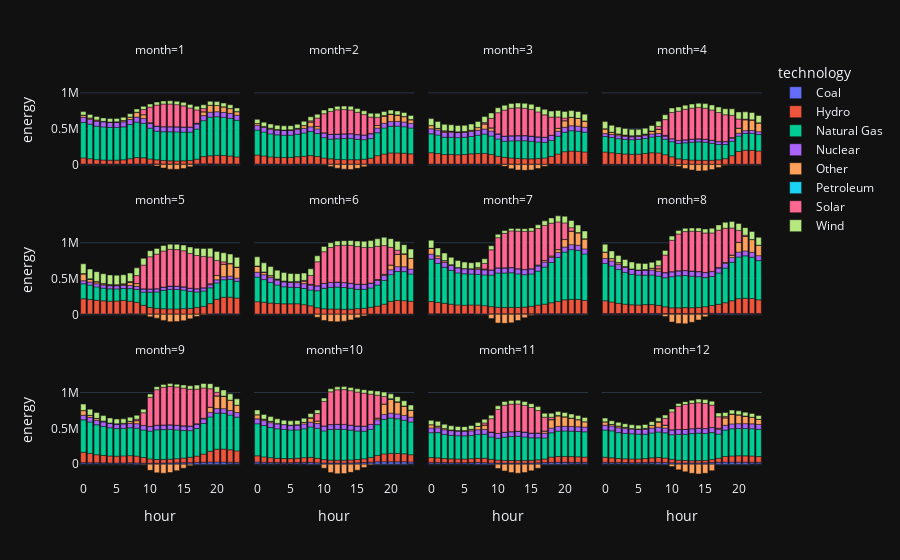

The cell this chart's notebook holds for it:
### Markdown cell above
#### Columns

### Code cell
